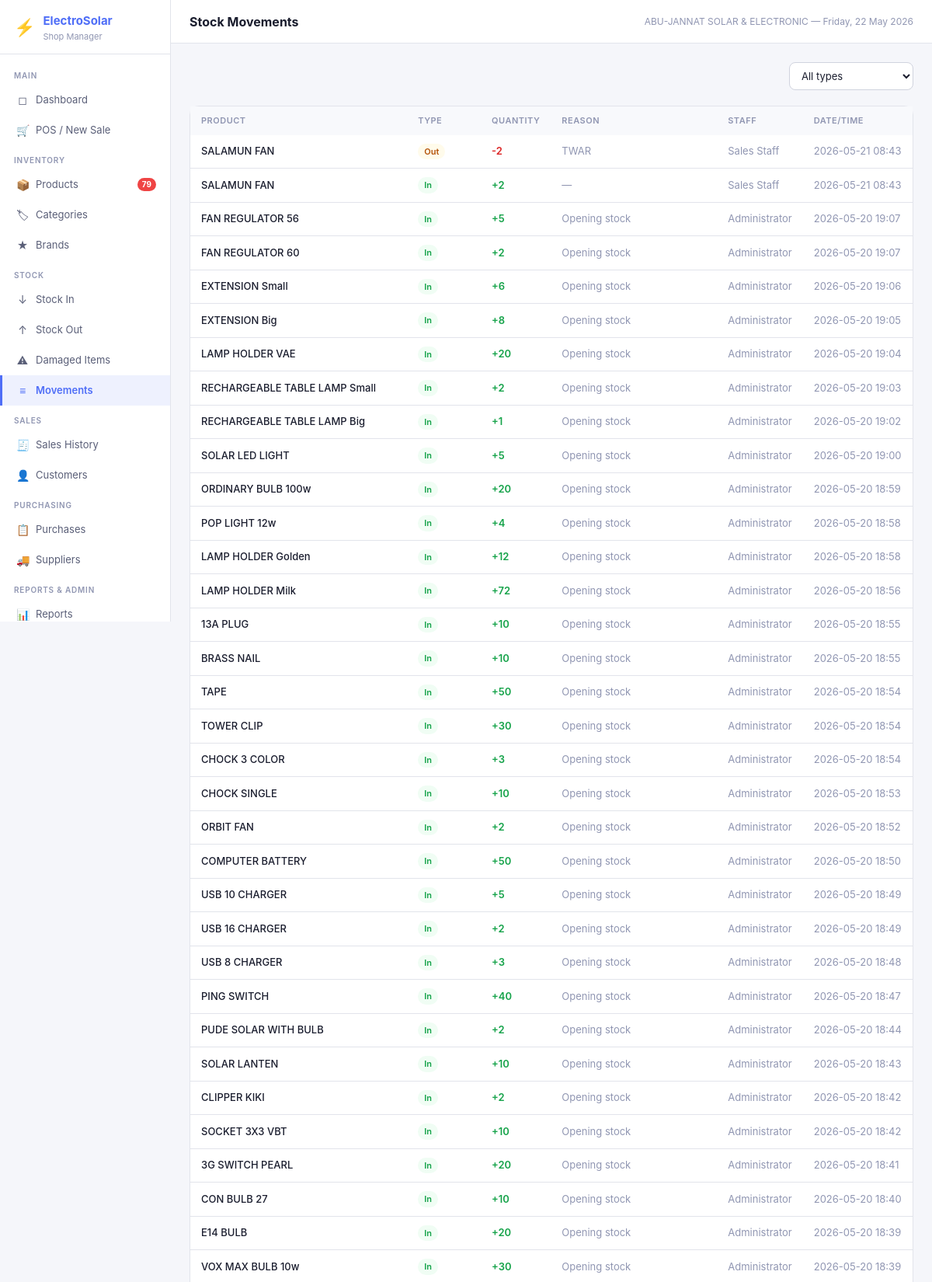
/stock/movements (signed in, upper part), run on the app's committed database.
### tables this page shows
CREATE TABLE settings (
            key TEXT PRIMARY KEY,
            value TEXT
        );

CREATE TABLE stock_movements (
            id INTEGER PRIMARY KEY AUTOINCREMENT,
            product_id INTEGER NOT NULL REFERENCES products(id),
            movement_type TEXT NOT NULL,
            quantity INTEGER NOT NULL,
            reason TEXT,
            reference_id INTEGER,
            reference_type TEXT,
            user_id INTEGER NOT NULL REFERENCES users(id),
            created_at TEXT NOT NULL DEFAULT (datetime('now'))
        );

CREATE TABLE products (
            id INTEGER PRIMARY KEY AUTOINCREMENT,
            name TEXT NOT NULL,
            sku TEXT UNIQUE NOT NULL,
            category_id INTEGER REFERENCES categories(id),
            brand_id INTEGER REFERENCES brands(id),
            model_number TEXT,
            wattage REAL,
            voltage REAL,
            amperage REAL,
            capacity TEXT,
            warranty TEXT,
            cost_price REAL NOT NULL DEFAULT 0,
            selling_price REAL NOT NULL DEFAULT 0,
            quantity INTEGER NOT NULL DEFAULT 0,
            reorder_level INTEGER NOT NULL DEFAULT 5,
            unit TEXT NOT NULL DEFAULT 'piece',
            description TEXT,
            is_active INTEGER NOT NULL DEFAULT 1,
            created_at TEXT NOT NULL DEFAULT (datetime('now')),
            updated_at TEXT NOT NULL DEFAULT (datetime('now'))
        );

CREATE TABLE users (
            id INTEGER PRIMARY KEY AUTOINCREMENT,
            username TEXT UNIQUE NOT NULL,
            password_hash TEXT NOT NULL,
            full_name TEXT NOT NULL,
            role TEXT NOT NULL DEFAULT 'staff',
            is_active INTEGER NOT NULL DEFAULT 1,
            created_at TEXT NOT NULL DEFAULT (datetime('now'))
        );

### app.py (the view)
@app.route('/stock/movements')
@login_required
def stock_movements():
    ftype = request.args.get('type','')
    sql = """SELECT sm.*,p.name product_name,u.full_name user_name
        FROM stock_movements sm JOIN products p ON sm.product_id=p.id JOIN users u ON sm.user_id=u.id"""
    if ftype:
        movements = query(sql + " WHERE sm.movement_type=? ORDER BY sm.created_at DESC LIMIT 200", (ftype,))
    else:
        movements = query(sql + " ORDER BY sm.created_at DESC LIMIT 200")
    return render_template('stock_movements.html', movements=movements, filter_type=ftype)

### app.py (called while the page is built)
def get_db():
    if 'db' not in g:
        g.db = sqlite3.connect(DB_PATH)
        g.db.row_factory = sqlite3.Row
        g.db.execute("PRAGMA foreign_keys = ON")
        g.db.execute("PRAGMA journal_mode = WAL")
    return g.db

def query(sql, args=(), one=False):
    cur = get_db().execute(sql, args)
    rv = cur.fetchall()
    return (rv[0] if rv else None) if one else rv

def login_required(f):
    @wraps(f)
    def decorated(*args, **kwargs):
        if 'user_id' not in session:
            return redirect(url_for('login'))
        return f(*args, **kwargs)
    return decorated

def current_user():
    return {'id': session.get('user_id'), 'username': session.get('username'),
            'full_name': session.get('full_name'), 'role': session.get('role')}

def get_settings():
    rows = query("SELECT key, value FROM settings")
    return {r['key']: r['value'] for r in rows}

@app.context_processor
def inject_globals():
    s = get_settings() if 'user_id' in session else {}
    low_stock = 0
    if 'user_id' in session:
        r = query("SELECT COUNT(*) as c FROM products WHERE is_active=1 AND quantity <= reorder_level", one=True)
        low_stock = r['c'] if r else 0
    return dict(settings=s, current_user=current_user(), low_stock_count=low_stock,
                now=datetime.now())

### templates/stock_movements.html (shortened to what this page needs)
{% extends 'base.html' %}{% block title %}Stock Movements{% endblock %}{% block page_title %}Stock Movements{% endblock %}
{% block content %}
<div class="page-header"><div></div>
  <form method="GET" style="display:flex;gap:8px;">
    <select name="type" onchange="this.form.submit()" style="width:160px;">
      <option value="">All types</option>
    </select>
  </form>
</div>
<div class="card"><div class="table-wrap">
<table><thead><tr><th>Product</th><th>Type</th><th>Quantity</th><th>Reason</th><th>Staff</th><th>Date/Time</th></tr></thead>
<tbody>{% for m in movements %}<tr>
  <td style="font-weight:500;">{{ m.product_name }}</td>
  <td><span class="badge {% if m.movement_type=='in' %}badge-success{% elif m.movement_type=='damaged' %}badge-danger{% else %}badge-warning{% endif %}" style="text-transform:capitalize;">{{ m.movement_type }}</span></td>
  <td style="font-weight:600;color:{% if m.movement_type=='in' %}var(--success-text){% else %}var(--danger-text){% endif %};">
    {% if m.movement_type=='in' %}+{% else %}-{% endif %}{{ m.quantity }}
  </td>
  <td class="text-muted">{{ m.reason or '—' }}</td>
  <td class="text-muted">{{ m.user_name }}</td>
  <td class="text-muted">{{ m.created_at[:16].replace('T',' ') }}</td>
</tr>{% else %}<tr><td colspan="6" style="text-align:center;padding:32px;color:var(--text3);">No movements recorded yet</td></tr>{% endfor %}</tbody>
</table></div></div>
{% endblock %}

### templates/base.html (shortened to what this page needs)
<!DOCTYPE html>
<html lang="en">
<head>
<link rel="stylesheet" href="{{ url_for('static', filename='css/style.css') }}">
</head>
<body>
<div class="app-shell">
  <aside class="sidebar">
    <div class="sidebar-logo">
      <div class="logo-icon">⚡</div>
      <div>
        <h1>ElectroSolar</h1>
        <p>Shop Manager</p>
      </div>
    </div>
    <nav class="sidebar-nav">
      <div class="nav-section">Main</div>
      <a href="{{ url_for('dashboard') }}" class="nav-item {% if request.endpoint=='dashboard' %}active{% endif %}">
        <span class="nav-icon">◻</span> Dashboard
      </a>
      <a href="{{ url_for('pos') }}" class="nav-item {% if request.endpoint=='pos' %}active{% endif %}">
        <span class="nav-icon">🛒</span> POS / New Sale
      </a>
      <div class="nav-section">Inventory</div>
      <a href="{{ url_for('products') }}" class="nav-item {% if request.endpoint=='products' %}active{% endif %}">
        <span class="nav-icon">📦</span> Products
        {% if low_stock_count > 0 %}<span class="nav-badge">{{ low_stock_count }}</span>{% endif %}
      </a>
      <a href="{{ url_for('categories') }}" class="nav-item {% if request.endpoint=='categories' %}active{% endif %}">
        <span class="nav-icon">🏷</span> Categories
      </a>
      <a href="{{ url_for('brands') }}" class="nav-item {% if request.endpoint=='brands' %}active{% endif %}">
        <span class="nav-icon">★</span> Brands
      </a>
      <div class="nav-section">Stock</div>
      <a href="{{ url_for('stock_in') }}" class="nav-item {% if request.endpoint=='stock_in' %}active{% endif %}">
        <span class="nav-icon">↓</span> Stock In
      </a>
      <a href="{{ url_for('stock_out') }}" class="nav-item {% if request.endpoint=='stock_out' %}active{% endif %}">
        <span class="nav-icon">↑</span> Stock Out
      </a>
      <a href="{{ url_for('stock_damaged') }}" class="nav-item {% if request.endpoint=='stock_damaged' %}active{% endif %}">
        <span class="nav-icon">⚠</span> Damaged Items
      </a>
      <a href="{{ url_for('stock_movements') }}" class="nav-item {% if request.endpoint=='stock_movements' %}active{% endif %}">
        <span class="nav-icon">≡</span> Movements
      </a>
      <div class="nav-section">Sales</div>
      <a href="{{ url_for('sales') }}" class="nav-item {% if request.endpoint in ['sales','sale_detail'] %}active{% endif %}">
        <span class="nav-icon">🧾</span> Sales History
      </a>
      <a href="{{ url_for('customers') }}" class="nav-item {% if request.endpoint in ['customers','customer_history'] %}active{% endif %}">
        <span class="nav-icon">👤</span> Customers
      </a>
      <div class="nav-section">Purchasing</div>
      <a href="{{ url_for('purchases') }}" class="nav-item {% if request.endpoint in ['purchases','purchase_detail'] %}active{% endif %}">
        <span class="nav-icon">📋</span> Purchases
      </a>
      <a href="{{ url_for('suppliers') }}" class="nav-item {% if request.endpoint=='suppliers' %}active{% endif %}">
        <span class="nav-icon">🚚</span> Suppliers
      </a>
      <div class="nav-section">Reports & Admin</div>
      <a href="{{ url_for('reports') }}" class="nav-item {% if request.endpoint=='reports' %}active{% endif %}">
        <span class="nav-icon">📊</span> Reports
      </a>
    </nav>
  </aside>
  <div class="main-area">
    <header class="topbar">
      <h2>{% block page_title %}{% endblock %}</h2>
      <span class="topbar-meta">{{ settings.get('shop_name','ElectroSolar') }} — {{ now.strftime('%A, %d %B %Y') }}</span>
    </header>
    <main class="page-content">
      {% block content %}{% endblock %}
    </main>
  </div>
</div>
</body>
</html>

### static/css/style.css (style rules this page uses)
*, *::before, *::after { box-sizing: border-box; margin: 0; padding: 0; }
:root { --bg: #f5f6fa; --surface: #ffffff; --surface2: #f8f9fc; --border: #e2e4eb; --border2: #d0d3de; --text: #1a1d2e; --text2: #5a5f78; --text3: #9096b2; --accent: #4f6ef7; --accent-hover: #3b58e8; --accent-light: #eef1fe; --success: #22c55e; --success-bg: #f0fdf4; --success-text: #16a34a; --warning: #f59e0b; --warning-bg: #fffbeb; --warning-text: #b45309; --danger: #ef4444; --danger-bg: #fef2f2; --danger-text: #dc2626; --info: #3b82f6; --info-bg: #eff6ff; --info-text: #1d4ed8; --sidebar-w: 220px; --radius: 8px; --radius-lg: 12px; --shadow: 0 1px 3px rgba(0,0,0,0.08); --shadow-md: 0 4px 16px rgba(0,0,0,0.12); }
body { font-family: -apple-system, BlinkMacSystemFont, 'Segoe UI', 'Inter', sans-serif; font-size: 14px; color: var(--text); background: var(--bg); line-height: 1.5; -webkit-font-smoothing: antialiased; }
a { color: var(--accent); text-decoration: none; }
.app-shell { display: flex; min-height: 100vh; }
.sidebar { width: var(--sidebar-w); min-width: var(--sidebar-w); background: var(--surface); border-right: 1px solid var(--border); display: flex; flex-direction: column; position: sticky; top: 0; height: 100vh; overflow-y: auto; }
.sidebar-logo { padding: 16px 18px 14px; border-bottom: 1px solid var(--border); display: flex; align-items: center; gap: 10px; }
.logo-icon { font-size: 22px; }
.sidebar-logo h1 { font-size: 15px; font-weight: 700; color: var(--accent); }
.sidebar-logo p { font-size: 11px; color: var(--text3); }
.sidebar-nav { flex: 1; padding: 8px 0; }
.nav-section { padding: 12px 18px 4px; font-size: 10px; font-weight: 600; color: var(--text3); text-transform: uppercase; letter-spacing: 0.8px; }
.nav-item { display: flex; align-items: center; gap: 9px; padding: 9px 18px; font-size: 13px; color: var(--text2); text-decoration: none; border-left: 3px solid transparent; transition: all 0.12s; }
.nav-item.active { background: var(--accent-light); color: var(--accent); font-weight: 600; border-left-color: var(--accent); }
.nav-icon { font-size: 14px; width: 16px; text-align: center; flex-shrink: 0; }
.nav-badge { margin-left: auto; background: var(--danger); color: white; border-radius: 99px; font-size: 10px; font-weight: 700; padding: 1px 6px; }
.main-area { flex: 1; display: flex; flex-direction: column; min-width: 0; }
.topbar { padding: 0 24px; height: 56px; display: flex; align-items: center; justify-content: space-between; background: var(--surface); border-bottom: 1px solid var(--border); position: sticky; top: 0; z-index: 10; }
.topbar h2 { font-size: 16px; font-weight: 700; }
.topbar-meta { font-size: 12px; color: var(--text3); }
.page-content { flex: 1; padding: 24px; }
.card { background: var(--surface); border: 1px solid var(--border); border-radius: var(--radius-lg); }
.table-wrap { overflow-x: auto; }
table { width: 100%; border-collapse: collapse; font-size: 13px; }
thead { background: var(--surface2); }
th { padding: 10px 14px; text-align: left; font-size: 11px; font-weight: 600; color: var(--text3); text-transform: uppercase; letter-spacing: 0.5px; white-space: nowrap; }
td { padding: 11px 14px; border-bottom: 1px solid var(--border); vertical-align: middle; }
input[type=text], input[type=email], input[type=number], input[type=password], input[type=date], select, textarea { width: 100%; padding: 8px 11px; font-size: 13px; border: 1px solid var(--border2); border-radius: var(--radius); background: var(--surface); color: var(--text); outline: none; transition: border-color 0.15s; font-family: inherit; }
.badge { display: inline-flex; align-items: center; padding: 2px 8px; border-radius: 99px; font-size: 11px; font-weight: 600; }
.badge-success { background: var(--success-bg); color: var(--success-text); }
.badge-warning { background: var(--warning-bg); color: var(--warning-text); }
.page-header { display: flex; align-items: center; justify-content: space-between; margin-bottom: 20px; }
.text-muted { color: var(--text3); }

### data on the page
settings: get "ABU-JANNAT SOLAR & ELECTRONIC"
stock_movements: product_name "SALAMUN FAN", movement_type "Out", quantity "2", reason "TWAR", user_name "Sales Staff", created_at "2026-05-21 08:43"
stock_movements: product_name "SALAMUN FAN", movement_type "In", quantity "2", reason "—", user_name "Sales Staff", created_at "2026-05-21 08:43"
stock_movements: product_name "FAN REGULATOR 56", movement_type "In", quantity "5", reason "Opening stock", user_name "Administrator", created_at "2026-05-20 19:07"
stock_movements: product_name "FAN REGULATOR 60", movement_type "In", quantity "2", reason "Opening stock", user_name "Administrator", created_at "2026-05-20 19:07"
stock_movements: product_name "EXTENSION Small", movement_type "In", quantity "6", reason "Opening stock", user_name "Administrator", created_at "2026-05-20 19:06"
stock_movements: product_name "EXTENSION Big", movement_type "In", quantity "8", reason "Opening stock", user_name "Administrator", created_at "2026-05-20 19:05"
stock_movements: product_name "LAMP HOLDER VAE", movement_type "In", quantity "20", reason "Opening stock", user_name "Administrator", created_at "2026-05-20 19:04"
stock_movements: product_name "RECHARGEABLE TABLE LAMP Small", movement_type "In", quantity "2", reason "Opening stock", user_name "Administrator", created_at "2026-05-20 19:03"
stock_movements: product_name "RECHARGEABLE TABLE LAMP Big", movement_type "In", quantity "1", reason "Opening stock", user_name "Administrator", created_at "2026-05-20 19:02"
stock_movements: product_name "SOLAR LED LIGHT", movement_type "In", quantity "5", reason "Opening stock", user_name "Administrator", created_at "2026-05-20 19:00"
stock_movements: product_name "ORDINARY BULB 100w", movement_type "In", quantity "20", reason "Opening stock", user_name "Administrator", created_at "2026-05-20 18:59"
stock_movements: product_name "POP LIGHT 12w", movement_type "In", quantity "4", reason "Opening stock", user_name "Administrator", created_at "2026-05-20 18:58"
stock_movements: product_name "LAMP HOLDER Golden", movement_type "In", quantity "12", reason "Opening stock", user_name "Administrator", created_at "2026-05-20 18:58"
stock_movements: product_name "LAMP HOLDER Milk", movement_type "In", quantity "72", reason "Opening stock", user_name "Administrator", created_at "2026-05-20 18:56"
stock_movements: product_name "13A PLUG", movement_type "In", quantity "10", reason "Opening stock", user_name "Administrator", created_at "2026-05-20 18:55"
stock_movements: product_name "BRASS NAIL", movement_type "In", quantity "10", reason "Opening stock", user_name "Administrator", created_at "2026-05-20 18:55"
stock_movements: product_name "TAPE", movement_type "In", quantity "50", reason "Opening stock", user_name "Administrator", created_at "2026-05-20 18:54"
stock_movements: product_name "TOWER CLIP", movement_type "In", quantity "30", reason "Opening stock", user_name "Administrator", created_at "2026-05-20 18:54"
stock_movements: product_name "CHOCK 3 COLOR", movement_type "In", quantity "3", reason "Opening stock", user_name "Administrator", created_at "2026-05-20 18:54"
stock_movements: product_name "CHOCK SINGLE", movement_type "In", quantity "10", reason "Opening stock", user_name "Administrator", created_at "2026-05-20 18:53"
stock_movements: product_name "ORBIT FAN", movement_type "In", quantity "2", reason "Opening stock", user_name "Administrator", created_at "2026-05-20 18:52"
stock_movements: product_name "COMPUTER BATTERY", movement_type "In", quantity "50", reason "Opening stock", user_name "Administrator", created_at "2026-05-20 18:50"
stock_movements: product_name "USB 10 CHARGER", movement_type "In", quantity "5", reason "Opening stock", user_name "Administrator", created_at "2026-05-20 18:49"
stock_movements: product_name "USB 16 CHARGER", movement_type "In", quantity "2", reason "Opening stock", user_name "Administrator", created_at "2026-05-20 18:49"
stock_movements: product_name "USB 8 CHARGER", movement_type "In", quantity "3", reason "Opening stock", user_name "Administrator", created_at "2026-05-20 18:48"
stock_movements: product_name "PING SWITCH", movement_type "In", quantity "40", reason "Opening stock", user_name "Administrator", created_at "2026-05-20 18:47"
stock_movements: product_name "PUDE SOLAR WITH BULB", movement_type "In", quantity "2", reason "Opening stock", user_name "Administrator", created_at "2026-05-20 18:44"
stock_movements: product_name "SOLAR LANTEN", movement_type "In", quantity "10", reason "Opening stock", user_name "Administrator", created_at "2026-05-20 18:43"
stock_movements: product_name "CLIPPER KIKI", movement_type "In", quantity "2", reason "Opening stock", user_name "Administrator", created_at "2026-05-20 18:42"
stock_movements: product_name "SOCKET 3X3 VBT", movement_type "In", quantity "10", reason "Opening stock", user_name "Administrator", created_at "2026-05-20 18:42"
stock_movements: product_name "3G SWITCH PEARL", movement_type "In", quantity "20", reason "Opening stock", user_name "Administrator", created_at "2026-05-20 18:41"
stock_movements: product_name "CON BULB 27", movement_type "In", quantity "10", reason "Opening stock", user_name "Administrator", created_at "2026-05-20 18:40"
stock_movements: product_name "E14 BULB", movement_type "In", quantity "20", reason "Opening stock", user_name "Administrator", created_at "2026-05-20 18:39"
stock_movements: product_name "VOX MAX BULB 10w", movement_type "In", quantity "30", reason "Opening stock", user_name "Administrator", created_at "2026-05-20 18:39"

### other printed values
{{ low_stock_count }} "79"
